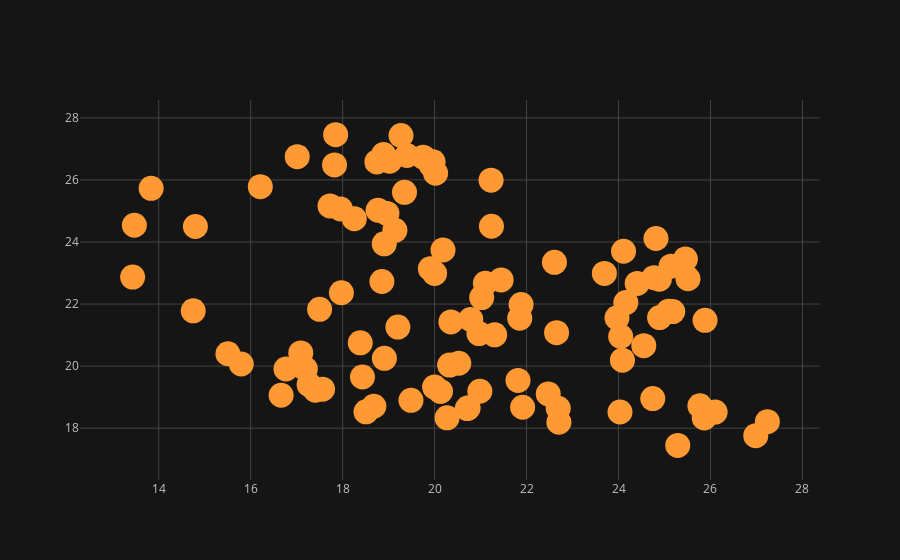

Notebook cell for this chart:
### Code cell
df.iplot(x = 'A', y = 'B', mode = 'markers', size = 25) # marker mode means scatter graph
